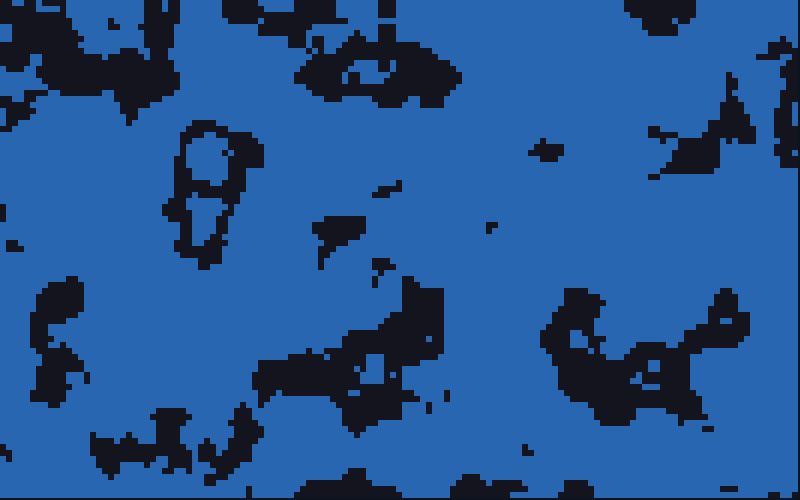
Frame 1 (no input)
Frame 60 (no input): identical to frame 1, image omitted
Frame 120 (the mouse pressed at the canvas centre since frame 60): identical to frame 1, image omitted

The p5.js sketch that drew this single still picture (run headless with seeded random() and noise() and a simulated clock; from frame 60 on, the mouse is pressed at the canvas centre):

// p5.js sketch
// ── sketch.js
let cols, rows;
let scale = 6;

let current = [];
let previous = [];
let obstacles = [];

let damping = 0.995;
let levels = 5;

// noise scale controls shape complexity
let noiseScale = 0.08;

function setup() {
  createCanvas(800, 500);

  cols = floor(width / scale);
  rows = floor(height / scale);

  for (let i = 0; i < cols; i++) {
    current[i] = [];
    previous[i] = [];
    obstacles[i] = [];
    for (let j = 0; j < rows; j++) {
      current[i][j] = 0;
      previous[i][j] = 0;
      obstacles[i][j] = 0;
    }
  }

  generateOrganicObstacles();
}

function draw() {
  background(10, 20, 30);

  // --- Wave simulation ---
  for (let i = 1; i < cols - 1; i++) {
    for (let j = 1; j < rows - 1; j++) {

      if (obstacles[i][j]) {
        current[i][j] = 0;
        continue;
      }

      current[i][j] = (
        previous[i-1][j] +
        previous[i+1][j] +
        previous[i][j-1] +
        previous[i][j+1]
      ) / 2 - current[i][j];

      current[i][j] *= damping;
    }
  }

  // --- Render (ink compression) ---
  noStroke();

  for (let i = 0; i < cols; i++) {
    for (let j = 0; j < rows; j++) {

      let x = i * scale;
      let y = j * scale;

      if (obstacles[i][j]) {
        fill(20, 20, 30);
      } else {
        let h = current[i][j];

        let t = map(h, -50, 50, 0, 1);
        t = constrain(t, 0, 1);

        let q = floor(t * levels) / (levels - 1);
        q = pow(q, 1.2);

        let r = 15 + 60 * q;
        let g = 50 + 120 * q;
        let b = 100 + 180 * q;

        fill(r, g, b);
      }

      rect(x, y, scale, scale);
    }
  }

  // swap buffers
  let temp = previous;
  previous = current;
  current = temp;
}

// --- Organic obstacle generation ---
function generateOrganicObstacles() {
  let offsetX = random(1000);
  let offsetY = random(1000);

  for (let i = 0; i < cols; i++) {
    for (let j = 0; j < rows; j++) {

      let n = noise(i * noiseScale + offsetX, j * noiseScale + offsetY);

      // threshold → creates blobs
      if (n > 0.55 && n < 0.7) {
        obstacles[i][j] = 1;
      } else {
        obstacles[i][j] = 0;
      }
    }
  }
}

// interaction
function mouseDragged() {
  let i = floor(mouseX / scale);
  let j = floor(mouseY / scale);

  if (i > 1 && i < cols - 1 && j > 1 && j < rows - 1) {
    previous[i][j] = 200;
  }
}
